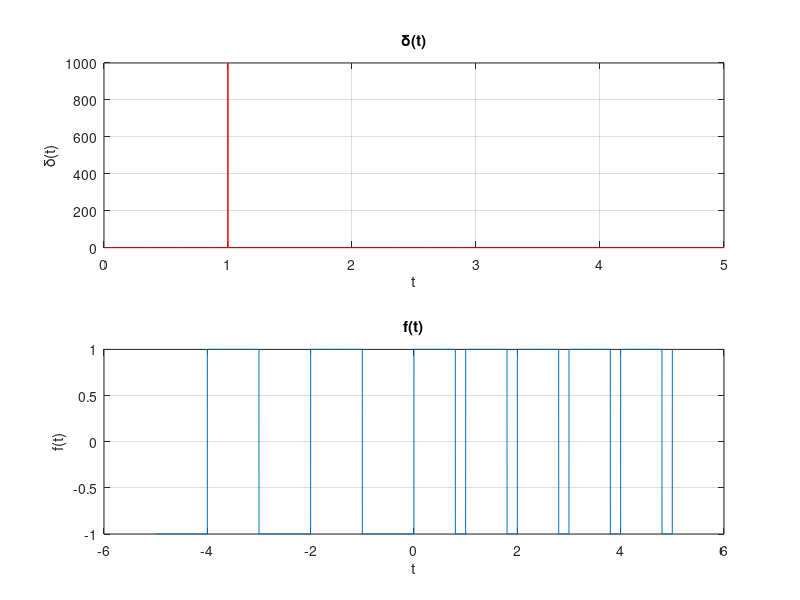

Recreate this plot in MATLAB.
% plot impulse signal and square signal
clc;
clear;
% impulse signal
subplot(2, 1, 1);
t0 = 0; tf = 5; dt = 0.001; t1 = 1;
t = [t0:dt:tf];
st = length(t);
n1 = floor((t1-t0)/dt);
x1 = zeros(1, st);
x1(n1) = 1 / dt;
stairs(t, x1, 'r');
grid on;
title('\delta(t)');
xlabel('t');
ylabel('\delta(t)');
% square signal
subplot(2, 1, 2);
t = -5:0.001:5;
f1 = square(pi * t, 50);
f2 = square(2 * pi * t, 80);
g1 = (t < 0);
g2 = (t >= 0);
f = f1 .* g1 + f2 .* g2;
plot(t, f);
grid on;
title('f(t)');
xlabel('t');
ylabel('f(t)');
